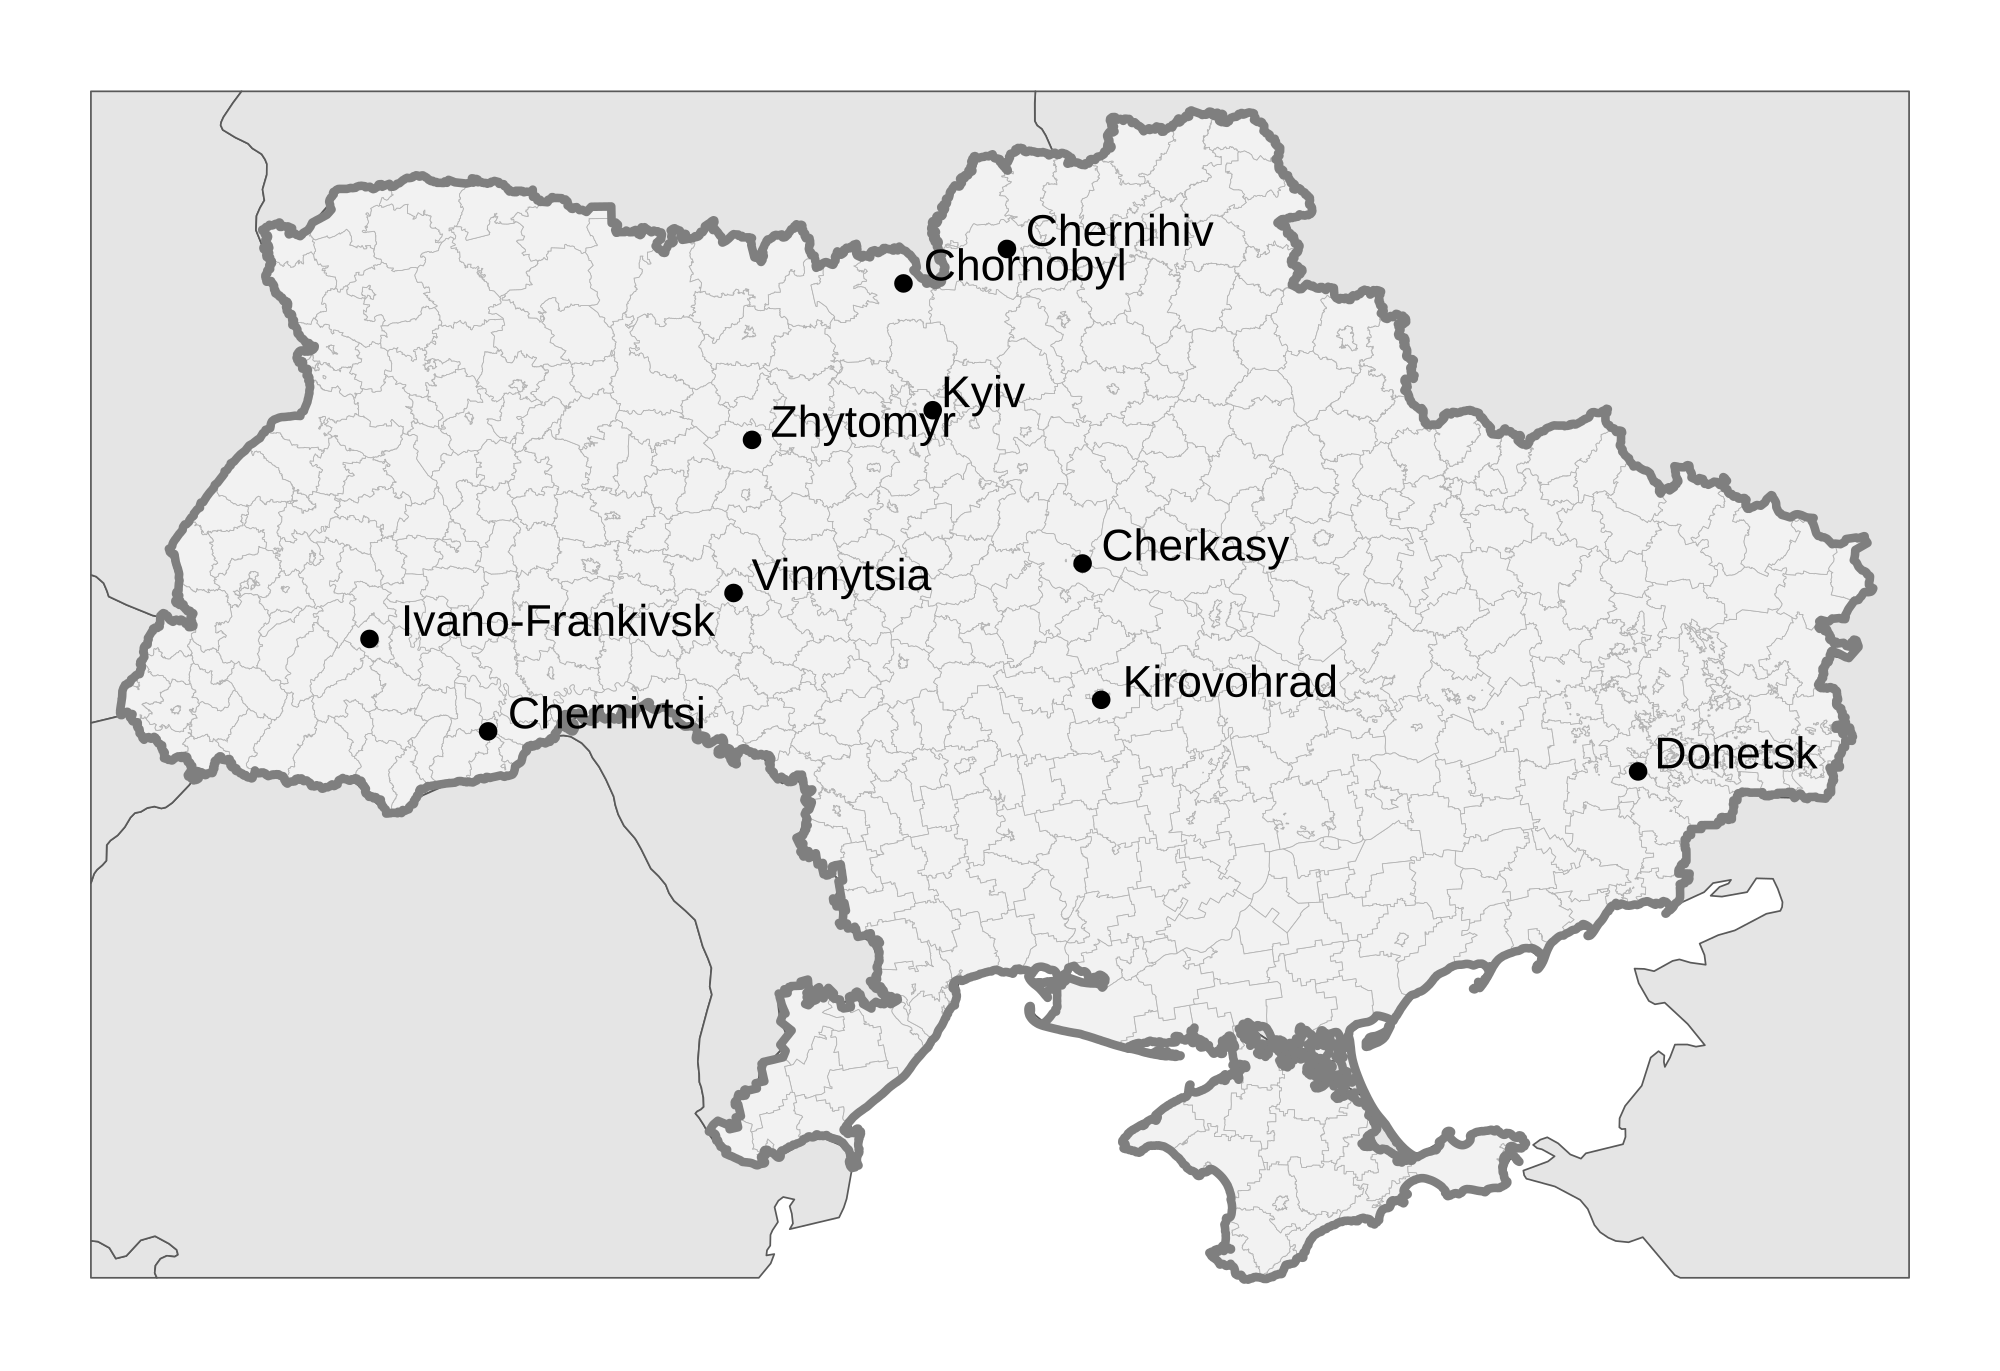

Here is the R script that generated this plot:
# Generate geodata and map templates for Ukrainian regional analyses

# Init ------------------------------------------------------------

library(tidyverse)
library(sf)
library(rnaturalearth)

# Constants -------------------------------------------------------

# input and output paths
paths <- list()
paths$input <- list(
  # district level geodata (sf) of Ukraine
  ukrgeo = './basemap/ukrgeo.rds',
  # positions of cities to highlight
  cities = './basemap/map_city_highlight.csv'
)
paths$output <- list(
  maptemplates = './basemap/maptemplates.rds'
)

# list containers for analysis artifacts
maptemplates <- list()

# Create region layer ---------------------------------------------

# district outlines in SF format
maptemplates$ukrgeo <-
  readRDS(paths$input$ukrgeo) %>%
  # just to be explicit we state that the coordinates are expressed
  # in latitude-longitude format, i.e. https://epsg.io/4326
  st_set_crs(4326) %>%
  rename(region_id = id_inc) %>%
  # project to Pseudo Mercator as used by OSM or Google Maps
  # https://epsg.io/3857
  st_transform(crs = st_crs(3857))
  
ggplot(maptemplates$ukrgeo) +
  geom_sf()

# Create background map centered on Ukraine -----------------------

maptemplates$background <-
  ne_countries(
    type = 'countries', returnclass = 'sf', scale = 'medium'
  ) %>%
  # just to be explicit we state that the coordinates are expressed
  # in latitude-longitude format, i.e. https://epsg.io/4326
  st_set_crs(4326) %>%
  # project to Pseudo Mercator as used by OSM or Google Maps
  # https://epsg.io/3857
  st_transform(crs = st_crs(3857)) %>%
  # crop to Ukraine and surrounding countries
  # coordinates of bounding box expressed in Mercator coordinates
  st_crop(
    y = c(xmin = 2430773, ymin = 5527516,
          xmax = 4519571, ymax = 6891042)
  )

ggplot(maptemplates$background) +
  geom_sf()

# Create spatial outline of Ukraine -------------------------------

maptemplates$outline <-
  maptemplates$ukrgeo %>%
  # avoid rendering artifacts
  st_buffer(10) %>%
  st_make_valid() %>%
  summarise(id = 'ukr') %>%
  st_union()

ggplot(maptemplates$outline) +
  geom_sf(fill = NA, lwd = 2.5, color = 'black') +
  #geom_sf(data = maptemplates$ukrgeo)
  theme_void()

# Create city layer -----------------------------------------------

# lat-lon coordinates of Ukrainian cities to highlight on map
maptemplates$cities <- read_csv(paths$input$cities)

maptemplates$cities <-
  # convert the data frame of lat-lon coordinates to an sf object
  # and project it to Mercator
  st_as_sf(
    maptemplates$cities,
    coords = c("longitude", "latitude"),
    crs = st_crs(4326)
  ) %>%
  st_transform(crs = st_crs(3857))

ggplot(maptemplates$cities) +
  geom_sf() +
  geom_sf_text(aes(label = city), hjust = -0.1, vjust = -0.1) +
  theme_void()

# Show all layers at once -----------------------------------------

backgroundmap <-
  ggplot() +
  # background
  geom_sf(
    data = maptemplates$background
  ) +
  # district outlines
  geom_sf(
    fill = 'grey95', lwd = 0.1, color = 'grey70',
    data = maptemplates$ukrgeo
  ) +
  # ukraine outline
  geom_sf(
    fill = NA, lwd = 1, color = 'grey50',
    data = maptemplates$outline
  ) +
  # cities
  geom_sf(
    data = maptemplates$cities
  ) +
  geom_sf_text(
    aes(label = city), hjust = -0.1, vjust = -0.1,
    data = maptemplates$cities
  ) +
  theme_void()

# Export ----------------------------------------------------------

saveRDS(maptemplates, paths$output$maptemplates)
ggsave(
  plot = backgroundmap,
  device = svglite::svglite, fix_text_size = FALSE,
  filename = 'backgroundmap/backgroundmap.svg',
  width = 175, units = 'mm'
)
